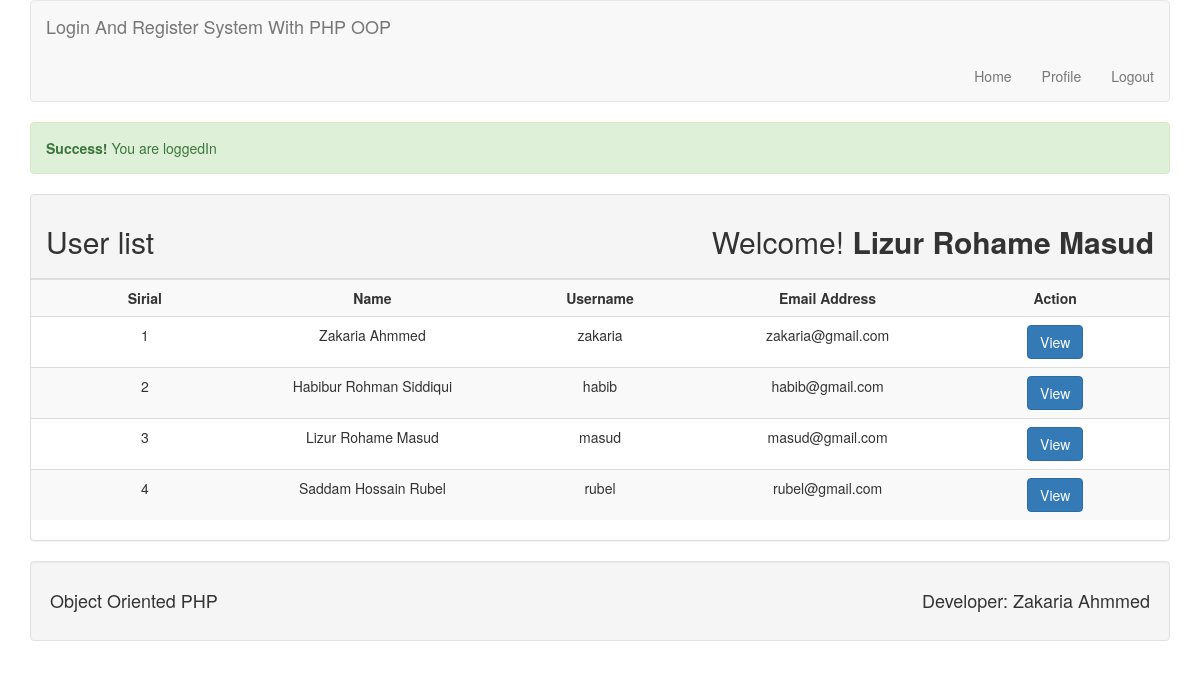
Screenshot of /index.php (signed in) with the database file from the repository.
### tables this page shows
CREATE TABLE `tbl_user` (
  `id` int(20) NOT NULL,
  `name` varchar(25) NOT NULL,
  `username` varchar(25) NOT NULL,
  `email` varchar(35) NOT NULL,
  `password` varchar(35) NOT NULL
);

### lib/Session.php (called while the page is built, shortened)
<?php
class Session {
	public static function getSession($key){
		if(isset($_SESSION[$key])){
			return $_SESSION[$key];
		}else{
			return false;
		}
	}
}
?>

### lib/User.php (called while the page is built, shortened)
<?php
	include_once 'Session.php';
	include 'Database.php';
class User {
	private $db;
	function __construct(){
		$this->db= new Database();
	}
	public function getUserData(){
		$sql="SELECT * FROM tbl_user ORDER BY id DESC";
		$query= $this->db->pdo->prepare($sql);
		$query->execute();
		$result=$query->fetchAll();
		return $result;
	}
}
?>

### lib/Database.php (called while the page is built, shortened)
<?php
class DAtabase {
	private $hostdb="localhost";
	private $userdb="root";
	private $passdb="";
	private $namedb="db_register_login_system";
	function __construct()
	{
		if(!isset($pdo)){
			try {
				$pdo= new PDO("mysql: host=".$this->hostdb.";dbname=".$this->namedb, $this->userdb, $this->passdb);
				$pdo->setAttribute(PDO::ATTR_ERRMODE, PDO::ERRMODE_EXCEPTION);
				$pdo->exec("SET CHARACTER SET utf8");
				$this->pdo=$pdo;
			} catch (PDOException $e) {
				die("Failed to connect with database".$e->getMassage());
			}
		}
	}
}

### index.php (the view, shortened to what this page needs)
<?php
 include 'lib/User.php';
 include 'inc/header.php';
?>
<?php
	$loginmsg=Session::getSession("loginmsg");
	if(isset($loginmsg)){
		echo $loginmsg;
	}
?>
			<div class="panel panel-default">
				<div class="panel-heading">
					<h2>User list <span class="pull-right"> Welcome! <strong>
						<?php
							$name=Session::getSession("name");
							if($name){
								echo $name;
							}
						?>
					</strong></span></h2>
				</div>
				<div panel-body>
					<table class="table table-striped">
						<tr>
							<th width="20%" class="text-center">Sirial</th>
							<th width="20%" class="text-center">Name</th>
							<th width="20%" class="text-center">Username</th>
							<th width="20%" class="text-center">Email Address</th>
							<th width="20%" class="text-center">Action</th>
						</tr>
						<?php
							$user=new User();
							$userdata=$user->getUserData();
							if($userdata){
								$i=0;
								foreach ($userdata as $data) {
									$i++;
						?>
						<tr>
							<td align="center"><?php echo $i;?></td>
							<td align="center"><?php echo $data['name'];?></td>
							<td align="center"><?php echo $data['username'];?></td>
							<td align="center"><?php echo $data['email'];?></td>
							<td align="center"><a class="btn btn-primary" href="profile.php?id=<?php echo $data['id'];?>">View</a></td>
						</tr>
						<?php
							}
						}else{
						?>
						<tr>
							<td colspan="5"><h2>No user data found</h2></td>
						</tr>
						<?php }?>
					</table>
				</div>
			</div>
			<?php include 'inc/footer.php';?>

### rows the page displays
tbl_user: name "Zakaria Ahmmed", username "zakaria", email "zakaria@gmail.com"
tbl_user: name "Habibur Rohman Siddiqui", username "habib", email "habib@gmail.com"
tbl_user: name "Lizur Rohame Masud", username "masud", email "masud@gmail.com"
tbl_user: name "Saddam Hossain Rubel", username "rubel", email "rubel@gmail.com"

### other values shown
$loginmsg "Success! You are loggedIn"
$name "Lizur Rohame Masud"
